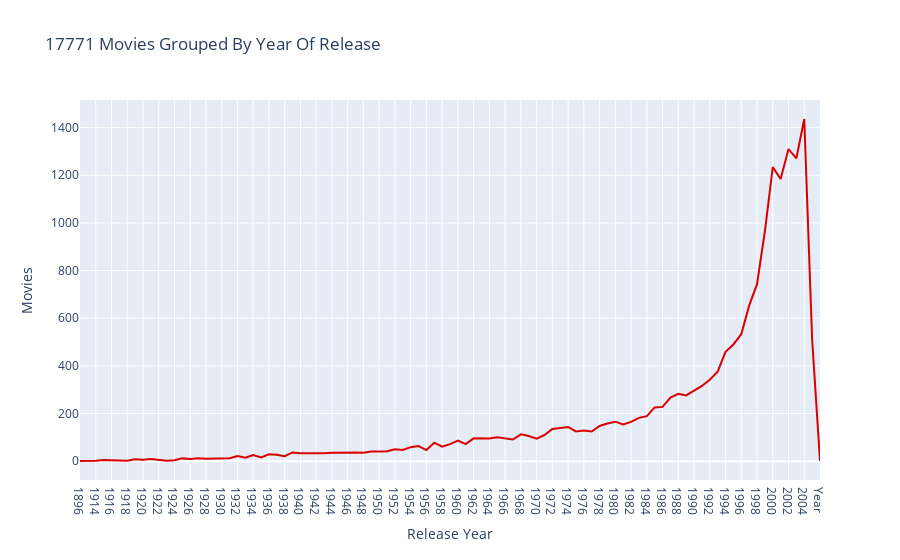

This figure's notebook cell:
### Markdown cell above
There are about **24.000.000 different ratings**.<br>
I loaded only a single file of four to reduce memory footprint and accelerate computation. Keep in mind that this approach could introduce biases in the data.

***
## <a id=4>4. When Were The Movies Released?</a>

### Code cell
import plotly.graph_objs as go
import plotly.io as pio

# Get data
data = movie_titles['Year'].value_counts().sort_index()

# Create trace
trace = go.Scatter(x=data.index,
                   y=data.values,
                   marker=dict(color='#db0000'))

# Create layout
layout = dict(title='{} Movies Grouped By Year Of Release'.format(movie_titles.shape[0]),
              xaxis=dict(title='Release Year'),
              yaxis=dict(title='Movies'))

# Create figure
fig = go.Figure(data=[trace], layout=layout)
pio.show(fig)

### Figure 1 — Plotly figure (JSON) as saved in the notebook; plotly's stock layout.template omitted (floating-point values rounded to 4 significant figures)
{"data": [{"marker": {"color": "#db0000"}, "type": "scatter", "x": ["1896", "1909", "1914", "1915", "1916", "1917", "1918", "1919", "1920", "1921", "1922", "1923", "1924", "1925", "1926", "1927", "1928", "1929", "1930", "1931", "1932", "1933", "1934", "1935", "1936", "1937", "1938", "1939", "1940", "1941", "1942", "1943", "1944", "1945", "1946", "1947", "1948", "1949", "1950", "1951", "1952", "1953", "1954", "1955", "1956", "1957", "1958", "1959", "1960", "1961", "1962", "1963", "1964", "1965", "1966", "1967", "1968", "1969", "1970", "1971", "1972", "1973", "1974", "1975", "1976", "1977", "1978", "1979", "1980", "1981", "1982", "1983", "1984", "1985", "1986", "1987", "1988", "1989", "1990", "1991", "1992", "1993", "1994", "1995", "1996", "1997", "1998", "1999", "2000", "2001", "2002", "2003", "2004", "2005", "Year"], "y": [1, 1, 2, 5, 4, 3, 2, 8, 6, 9, 6, 2, 4, 12, 9, 13, 10, 10, 13, 13, 22, 15, 26, 16, 29, 27, 21, 37, 34, 33, 33, 33, 36, 37, 39, 37, 36, 41, 41, 42, 50, 47, 59, 64, 47, 78, 61, 72, 87, 72, 96, 95, 95, 101, 96, 91, 113, 106, 95, 110, 135, 140, 144, 125, 129, 125, 148, 158, 166, 154, 165, 182, 189, 226, 228, 267, 283, 276, 296, 316, 342, 376, 459, 490, 533, 653, 743, 965, 1234, 1184, 1310, 1271, 1436, 512, 1]}], "layout": {"title": {"text": "17771 Movies Grouped By Year Of Release"}, "xaxis": {"title": {"text": "Release Year"}}, "yaxis": {"title": {"text": "Movies"}}}}
